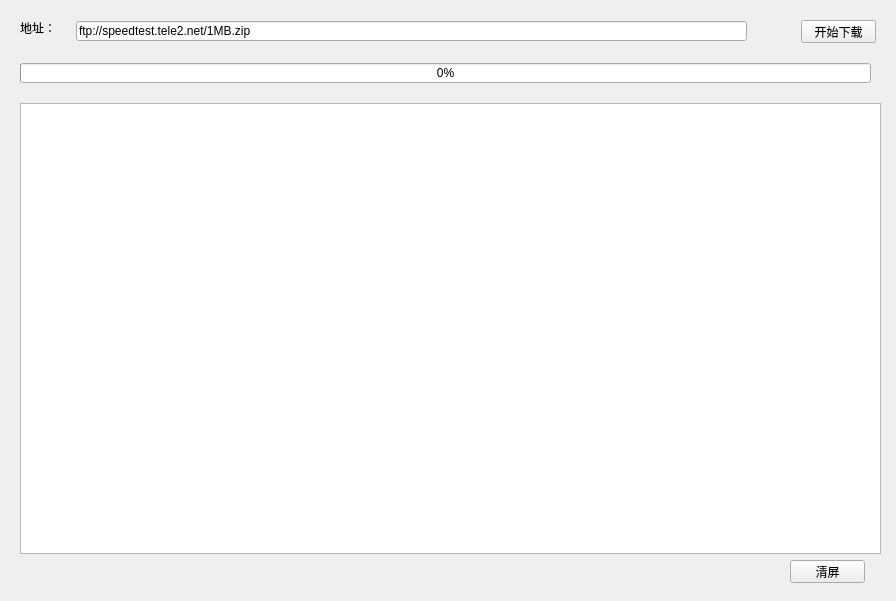
<?xml version="1.0" encoding="UTF-8"?>
<ui version="4.0">
 <class>Widget</class>
 <widget class="QWidget" name="Widget">
  <property name="geometry">
   <rect>
    <x>0</x>
    <y>0</y>
    <width>896</width>
    <height>601</height>
   </rect>
  </property>
  <property name="windowTitle">
   <string>Widget</string>
  </property>
  <widget class="QLabel" name="label">
   <property name="geometry">
    <rect>
     <x>20</x>
     <y>20</y>
     <width>36</width>
     <height>16</height>
    </rect>
   </property>
   <property name="text">
    <string>地址：</string>
   </property>
  </widget>
  <widget class="QLineEdit" name="leUrl">
   <property name="geometry">
    <rect>
     <x>76</x>
     <y>21</y>
     <width>671</width>
     <height>20</height>
    </rect>
   </property>
   <property name="text">
    <string>ftp://speedtest.tele2.net/1MB.zip</string>
   </property>
  </widget>
  <widget class="QPushButton" name="btnStart">
   <property name="geometry">
    <rect>
     <x>801</x>
     <y>20</y>
     <width>75</width>
     <height>23</height>
    </rect>
   </property>
   <property name="text">
    <string>开始下载</string>
   </property>
  </widget>
  <widget class="QProgressBar" name="progressBar">
   <property name="geometry">
    <rect>
     <x>20</x>
     <y>63</y>
     <width>851</width>
     <height>20</height>
    </rect>
   </property>
   <property name="value">
    <number>0</number>
   </property>
  </widget>
  <widget class="QTextEdit" name="textEdit">
   <property name="geometry">
    <rect>
     <x>20</x>
     <y>103</y>
     <width>861</width>
     <height>451</height>
    </rect>
   </property>
  </widget>
  <widget class="QPushButton" name="btnClear">
   <property name="geometry">
    <rect>
     <x>790</x>
     <y>560</y>
     <width>75</width>
     <height>23</height>
    </rect>
   </property>
   <property name="text">
    <string>清屏</string>
   </property>
  </widget>
 </widget>
 <layoutdefault spacing="6" margin="11"/>
 <resources/>
 <connections/>
</ui>
